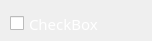
<?xml version="1.0" encoding="UTF-8"?>
<ui version="4.0">
 <class>ChannelWidget</class>
 <widget class="QWidget" name="ChannelWidget">
  <property name="geometry">
   <rect>
    <x>0</x>
    <y>0</y>
    <width>152</width>
    <height>41</height>
   </rect>
  </property>
  <property name="windowTitle">
   <string>Form</string>
  </property>
  <widget class="QCheckBox" name="checkBox">
   <property name="geometry">
    <rect>
     <x>10</x>
     <y>8</y>
     <width>141</width>
     <height>31</height>
    </rect>
   </property>
   <property name="toolTip">
    <string>choose the channel</string>
   </property>
   <property name="styleSheet">
    <string notr="true">QCheckBox{
	color:white;
	font-size:15px;
	font-family:Microsoft Yahei;	
}</string>
   </property>
   <property name="text">
    <string>CheckBox</string>
   </property>
  </widget>
 </widget>
 <resources/>
 <connections/>
</ui>
